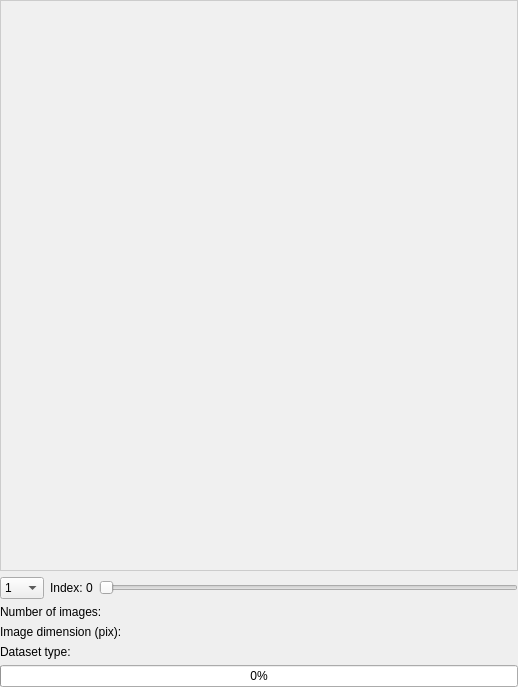
<?xml version="1.0" encoding="UTF-8"?>
<ui version="4.0">
 <class>Visual_Dataset</class>
 <widget class="QWidget" name="Visual_Dataset">
  <property name="geometry">
   <rect>
    <x>0</x>
    <y>0</y>
    <width>518</width>
    <height>687</height>
   </rect>
  </property>
  <property name="minimumSize">
   <size>
    <width>300</width>
    <height>400</height>
   </size>
  </property>
  <property name="windowTitle">
   <string>Form</string>
  </property>
  <layout class="QVBoxLayout" name="main_layout">
   <property name="leftMargin">
    <number>0</number>
   </property>
   <property name="topMargin">
    <number>0</number>
   </property>
   <property name="rightMargin">
    <number>0</number>
   </property>
   <property name="bottomMargin">
    <number>0</number>
   </property>
   <item>
    <layout class="QVBoxLayout" name="verticalLayout">
     <item>
      <widget class="QWidget" name="preview_image_graphics">
       <property name="sizePolicy">
        <sizepolicy hsizetype="Expanding" vsizetype="Expanding">
         <horstretch>1</horstretch>
         <verstretch>1</verstretch>
        </sizepolicy>
       </property>
       <property name="minimumSize">
        <size>
         <width>300</width>
         <height>300</height>
        </size>
       </property>
       <property name="styleSheet">
        <string notr="true">background-color: #f0f0f0; border: 1px solid #ccc;</string>
       </property>
      </widget>
     </item>
     <item>
      <layout class="QGridLayout" name="gridLayout_2">
       <item row="0" column="2">
        <widget class="QSlider" name="select_image_slider_value">
         <property name="sizePolicy">
          <sizepolicy hsizetype="MinimumExpanding" vsizetype="Fixed">
           <horstretch>0</horstretch>
           <verstretch>0</verstretch>
          </sizepolicy>
         </property>
         <property name="orientation">
          <enum>Qt::Horizontal</enum>
         </property>
        </widget>
       </item>
       <item row="0" column="1">
        <widget class="QLabel" name="select_image_slider_label">
         <property name="text">
          <string>Index: 0</string>
         </property>
        </widget>
       </item>
       <item row="0" column="0">
        <widget class="QComboBox" name="number_images_preview_value">
         <item>
          <property name="text">
           <string>1</string>
          </property>
         </item>
         <item>
          <property name="text">
           <string>2</string>
          </property>
         </item>
         <item>
          <property name="text">
           <string>4</string>
          </property>
         </item>
         <item>
          <property name="text">
           <string>9</string>
          </property>
         </item>
         <item>
          <property name="text">
           <string>16</string>
          </property>
         </item>
         <item>
          <property name="text">
           <string>25</string>
          </property>
         </item>
         <item>
          <property name="text">
           <string>36</string>
          </property>
         </item>
         <item>
          <property name="text">
           <string>49</string>
          </property>
         </item>
         <item>
          <property name="text">
           <string>64</string>
          </property>
         </item>
        </widget>
       </item>
      </layout>
     </item>
     <item>
      <layout class="QFormLayout" name="Info_prev_imagen_layout">
       <item row="0" column="0">
        <widget class="QLabel" name="dataset_size_info_text">
         <property name="text">
          <string>Number of images:</string>
         </property>
        </widget>
       </item>
       <item row="1" column="0">
        <widget class="QLabel" name="image_dimension_info_text">
         <property name="text">
          <string>Image dimension (pix):</string>
         </property>
        </widget>
       </item>
       <item row="0" column="1">
        <widget class="QLabel" name="dataset_size_info_value">
         <property name="text">
          <string/>
         </property>
        </widget>
       </item>
       <item row="1" column="1">
        <widget class="QLabel" name="image_dimension_info_value">
         <property name="text">
          <string/>
         </property>
        </widget>
       </item>
       <item row="2" column="0">
        <widget class="QLabel" name="dataset_type_info_text">
         <property name="text">
          <string>Dataset type:</string>
         </property>
        </widget>
       </item>
       <item row="2" column="1">
        <widget class="QLabel" name="dataset_type_info_value">
         <property name="text">
          <string/>
         </property>
        </widget>
       </item>
      </layout>
     </item>
     <item>
      <widget class="QProgressBar" name="dataset_progress_bar">
       <property name="value">
        <number>0</number>
       </property>
      </widget>
     </item>
    </layout>
   </item>
  </layout>
 </widget>
 <resources/>
 <connections/>
</ui>
